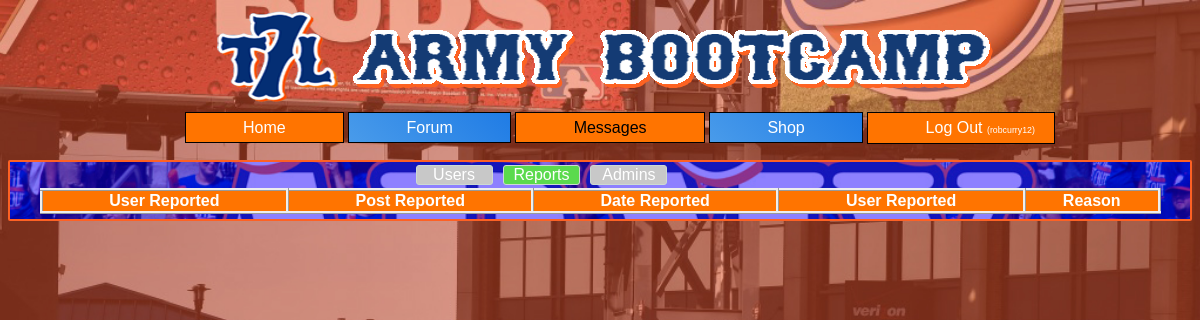
Before: /get_reports.php (signed in) with the older database file.
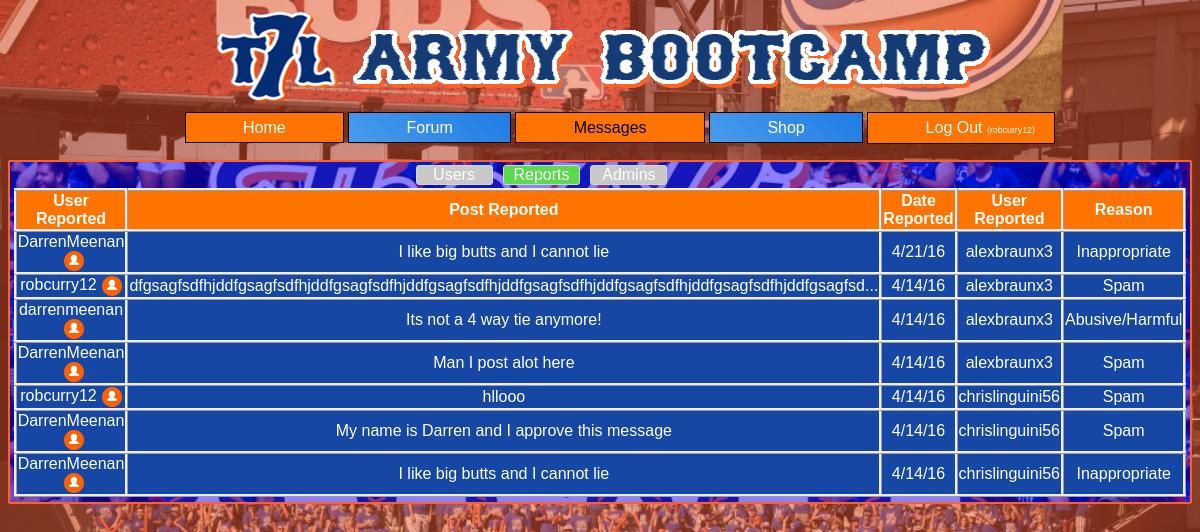
After: the same page with the newer database file.
### tables this page shows
CREATE TABLE `reports` (
  `reported_by` varchar(25) NOT NULL,
  `reported_user` varchar(25) NOT NULL,
  `reported_content` varchar(9000) NOT NULL,
  `thread_id` int(11) NOT NULL,
  `post_id` int(11) NOT NULL,
  `date_reported` datetime NOT NULL,
  `reason` varchar(50) NOT NULL
);

### session.php (called while the page is built, shortened)
<?php
	$user = $_SESSION['loggedin_user'];
?>

### functions.php (the view, shortened to what this page needs)
<?php
	 function isAdmin($username)
	 {
	 	$connection = mysqli_connect("localhost", "root", "", "7line")or die("Cannot connect");
	 	$isAdmin_q = "SELECT username
	 				FROM admins
	 				WHERE username = '$username'";
		$isAdmin = mysqli_query($connection, $isAdmin_q);
		$_admin = mysqli_num_rows($isAdmin);
		if($_admin == 1)
			return true;
		else
			return false;
	 }
	function printReportsForAdmin()
	{
		$connection = mysqli_connect("localhost", "root", "", "7line")or die("Cannot connect");
		$reports_q = "SELECT *,
					(SELECT board_id
					FROM threads t
					WHERE t.thread_id = r.thread_id) as board_id
				FROM reports r";
		$reports = mysqli_query($connection, $reports_q);
		echo "<script src='admin.js'></script>
			<table class='admin_db_tables' id='reports_table'>
			<tr>
				<td class='ordering admin_table_headers' data-board-type='reports' data-order-type='reported_user'><b>User Reported</b></td>
				<td class='ordering admin_table_headers' data-board-type='reports' data-order-type='reported_content'><b>Post Reported</b></td>
				<td class='ordering admin_table_headers' data-board-type='reports' data-order-type='date_reported'><b>Date Reported</b></td>
				<td class='ordering admin_table_headers' data-board-type='reports' data-order-type='reported_user'><b>User Reported</b></td>
				<td class='ordering admin_table_headers' data-board-type='reports' data-order-type='reason'><b>Reason</b></td>
			</tr>";
			foreach ($reports as $report) :
			$post_link = 'post.php?board_id='.$report['board_id']. '&thread_id='.$report['thread_id'];
			$report_content = $report['reported_content'];
		echo	"<tr>
					<td class='admin_table_users_and_reports'><a class='post_links' href='".$post_link."'>".$report['reported_user']."</a>";
																if(isAdmin($report['reported_user']))
																	{
																		echo "<img src='images/admin.png' alt='Admin' title='Admin' style='height: 20px' />";
																	}
		echo														"</td>
					<td class='admin_table_users_and_reports'><a class='post_links' href='".$post_link."'>";
															 if(strlen($report_content) > 100)
															 {
															 	echo substr($report['reported_content'], 0, 100).'...';
															 }
															 else
															 {
																 echo $report_content;
															 }
		echo 													"</a></td>
					<td class='admin_table_users_and_reports'><a class='post_links' href='".$post_link."'>".date_format(new DateTime($report['date_reported']),'n/j/y')."</a></td>";
		echo		"<td class='admin_table_users_and_reports'><a class='post_links' href='".$post_link."'>".$report['reported_by']."</a>";
		echo													"</td>
					<td class='reason admin_table_users_and_reports'><a class='post_links' href='".$post_link."'>".$report['reason']."</a></td>
				</tr>";
				endforeach;
		echo "</table>";
	}
?>

### header.php (shortened to what this page needs)
<!DOCTYPE HTML>
<html lang="en">
<head>
	<link rel="stylesheet" href="css/t7l.css" type="text/css">
</head>
<body>
	<header>
		<img src="images/headerfinal.png" alt="The 7 Line Army Bootcamp">
	</header>
	<ul id="nav">
		<li><a href="user_home.php">Home</a></li>
		<li><a href="board_home.php">Forum</a></li>
		<li>Messages</li>
		<li><a href="the7line.com/shop">Shop</a></li>
		<li><a href="logout.php">Log Out  <span id="loggedIn_user">(<?php echo $user; ?>)</span></a></li>
	</ul>

### get_reports.php
<?php
	include('session.php');
	include('functions.php');
	include('header.php');
?>
	<div id="user_home">
		<div id="span_cont">
			<span class="admin_buttons" id="users_button"><a style="text-decoration: none; color: white" href="get_users.php">Users</a></span>
			<span style="background-color: #5BDA4D" class="admin_buttons" id="reports_button"><a style="text-decoration: none; color: white" href="get_reports.php">Reports</a></span>
			<span class="admin_buttons" id="admins_button"><a style="text-decoration: none; color: white" href="get_admins.php">Admins</a></span>
		</div>
		<div id="users_reports_tables_div">
			<?php printReportsForAdmin(); ?>
		</div>
	</div>
</body>
</html>

### css/t7l.css (style rules this page uses)
html { height: 100%; width: 100%; font-family: "Roboto Slab",Helvetica,Arial,sans-serif; }
header { width: 100%; text-align: center; background: transparent; }
header img { display: inline-block; margin: 0 auto; }
body { background-image: url("../images/background.jpg"); background-size: cover; background-position: center; }
#user_home { background-repeat: no-repeat; border-radius: 2px 2px 2px 2px; -moz-border-radius: 2px 2px 2px 2px; -webkit-border-radius: 2px 2px 2px 2px; border: 2px solid #FD6124; background: #004684 url("../images/t7l.jpg"); background-position: center; background-size: cover; background-repeat: no-repeat; overflow: hidden; }
#nav { width: auto; list-style-type: none; margin-top: 0; text-align: center; margin-right: 0; padding-right: 0; }
#nav li { padding-top: 0.5%; padding-bottom: 0.5%; border: 1px black solid; padding-left: 5%; padding-right: 5%; width: auto; display: inline-block; }
#nav li:nth-child(even) { background: #499bea; background: -moz-linear-gradient(45deg, #499bea 0%, #207ce5 100%); background: -webkit-linear-gradient(45deg, #499bea 0%,#207ce5 100%); background: linear-gradient(45deg, #499bea 0%,#207ce5 100%); }
#nav li:nth-child(odd) { background: #ff7400; background: -moz-linear-gradient(45deg, #ff7400 0%, #ff7400 100%); background: -webkit-linear-gradient(45deg, #ff7400 0%,#ff7400 100%); background: linear-gradient(45deg, #ff7400 0%,#ff7400 100%); }
#nav a { line-height: 100%; width: 100%; text-decoration: none; font-weight: 500; color: white; -webkit-transition: color .5s ease-in; -moz-transition: color .5s ease-in; -ms-transition: color .5s ease-in; -o-transition: color .5s ease-in; transition: color .5s ease-in; }
#loggedIn_user { width: 10px; font-size: 55%; display: inline-block; }
#span_cont { width: 375px; margin-left: auto; margin-right: auto; }
.admin_buttons { width: 75px; text-align: center; display: inline-block; cursor: pointer; border: 1px solid #CDDAD2; -webkit-border-radius: 3px; border-radius: 3px; font: normal 16px "Lucida Sans Unicode", "Lucida Grande", sans-serif; color: rgba(255,255,255,0.9); margin: 3px; background-color: #C8C8C8; }
#users_reports_tables_div { margin-left: auto; margin-right: auto; }
#users_reports_tables_div a { color: white; text-decoration: none; }
.admin_db_tables { width: 95%; border-collapse: collapse; display: table; margin-left: auto; margin-right: auto; margin-bottom: 5px; }
.admin_db_tables tr td { border-style: ridge; text-align: center; color: white; height: 10px; }
.admin_db_tables tr td img { vertical-align: middle; padding-left: 5px; }
.admin_table_headers { background-color: #FF7400; }
.admin_table_users_and_reports { background-color: #1647A5; }
.post_links { text-decoration: none; color: white; }
#reports_table td { height: auto; }

Changed rows visible on the page:
added reports: reported_user "DarrenMeenan", reported_content "I like big butts and I cannot lie", date_reported "4/21/16", reported_by "alexbraunx3", reason "Inappropriate"
added reports: reported_user "robcurry12", reported_content "dfgsagfsdfhjddfgsagfsdfhjddfgsagfsdfhjddfgsagfsdfhjddfgsagfsdfhjddfgsagfsdfhjddfgsagfsdfhjddfgsagfsd", date_reported "4/14/16", reported_by "alexbraunx3", reason "Spam"
added reports: reported_user "darrenmeenan", reported_content "Its not a 4 way tie anymore!", date_reported "4/14/16", reported_by "alexbraunx3", reason "Abusive/Harmful"
added reports: reported_user "DarrenMeenan", reported_content "Man I post alot here", date_reported "4/14/16", reported_by "alexbraunx3", reason "Spam"
added reports: reported_user "robcurry12", reported_content "hllooo", date_reported "4/14/16", reported_by "chrislinguini56", reason "Spam"
added reports: reported_user "DarrenMeenan", reported_content "My name is Darren and I approve this message", date_reported "4/14/16", reported_by "chrislinguini56", reason "Spam"
added reports: reported_user "DarrenMeenan", reported_content "I like big butts and I cannot lie", date_reported "4/14/16", reported_by "chrislinguini56", reason "Inappropriate"
